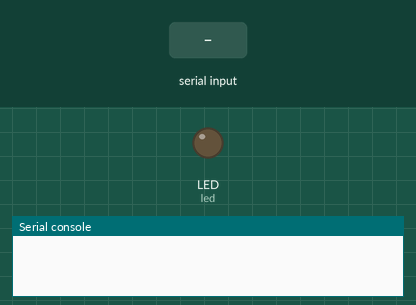
Bench run of a program on a simulated CircuitPython board. Parts: output pins drawn as LEDs (lit = HIGH), the last lines printed to the serial console. The test bench sets the inputs (shaded band).

Above: at 1.2 s.
1.3 s: "on()" typed at the serial console, then Enter
At 1.6 s:
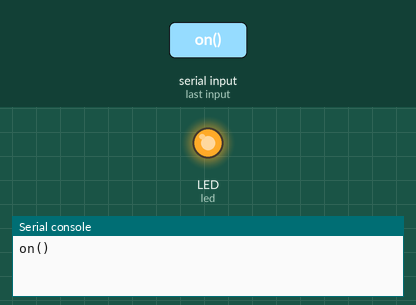
2.8 s: "off()" typed at the serial console, then Enter
At 3.9 s:
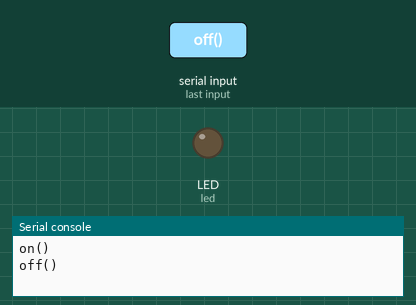
Timing chart, 0 to 5.8 s (numbered marks = the images above; inputs shaded):
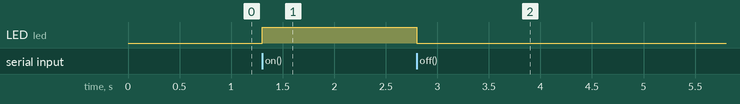

The program:

main.py
```python
#CircuitPython
import supervisor
import board
import digitalio

led = digitalio.DigitalInOut(board.LED)
led.direction = digitalio.Direction.OUTPUT

while True:
    if supervisor.runtime.serial_bytes_available:
        value = input().strip()

        if value == 'on()': # Turn the LED on
            led.value = True

        if value == 'off()': # Turn the LED off
            led.value = False
```

Measured:
- after the input at 1.3 s, LED (led): LOW → HIGH at once
- after the input at 2.8 s, LED (led): HIGH → LOW at once
